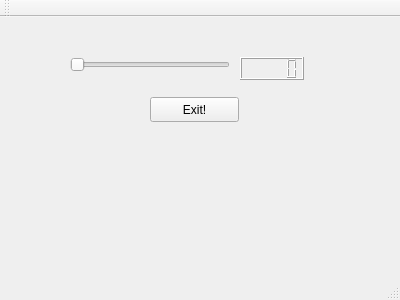
<?xml version="1.0" encoding="UTF-8"?>
<ui version="4.0">
 <class>MainWindow</class>
 <widget class="QMainWindow" name="MainWindow">
  <property name="geometry">
   <rect>
    <x>0</x>
    <y>0</y>
    <width>400</width>
    <height>300</height>
   </rect>
  </property>
  <property name="windowTitle">
   <string>MainWindow</string>
  </property>
  <widget class="QWidget" name="centralWidget">
   <widget class="QPushButton" name="exitButton">
    <property name="geometry">
     <rect>
      <x>150</x>
      <y>80</y>
      <width>89</width>
      <height>25</height>
     </rect>
    </property>
    <property name="text">
     <string>Exit!</string>
    </property>
   </widget>
   <widget class="QSlider" name="horizontalSlider">
    <property name="geometry">
     <rect>
      <x>70</x>
      <y>40</y>
      <width>160</width>
      <height>16</height>
     </rect>
    </property>
    <property name="orientation">
     <enum>Qt::Horizontal</enum>
    </property>
   </widget>
   <widget class="QLCDNumber" name="lcdNumber">
    <property name="geometry">
     <rect>
      <x>240</x>
      <y>40</y>
      <width>64</width>
      <height>23</height>
     </rect>
    </property>
   </widget>
  </widget>
  <widget class="QMenuBar" name="menuBar">
   <property name="geometry">
    <rect>
     <x>0</x>
     <y>0</y>
     <width>400</width>
     <height>22</height>
    </rect>
   </property>
  </widget>
  <widget class="QToolBar" name="mainToolBar">
   <attribute name="toolBarArea">
    <enum>TopToolBarArea</enum>
   </attribute>
   <attribute name="toolBarBreak">
    <bool>false</bool>
   </attribute>
  </widget>
  <widget class="QStatusBar" name="statusBar"/>
 </widget>
 <layoutdefault spacing="6" margin="11"/>
 <resources/>
 <connections>
  <connection>
   <sender>horizontalSlider</sender>
   <signal>valueChanged(int)</signal>
   <receiver>lcdNumber</receiver>
   <slot>display(int)</slot>
   <hints>
    <hint type="sourcelabel">
     <x>191</x>
     <y>89</y>
    </hint>
    <hint type="destinationlabel">
     <x>293</x>
     <y>99</y>
    </hint>
   </hints>
  </connection>
 </connections>
</ui>
